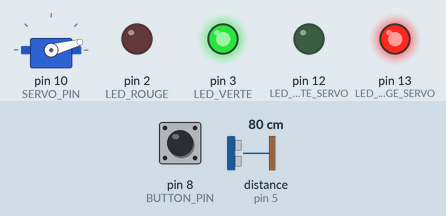
This sketch was run on a simulated Arduino Uno, built with avr-gcc and run on an emulated ATmega328P. On the bench: servo, output pins drawn as LEDs (lit = HIGH). Wiring (inferred from the names in the program): ultrasonic range finder: trigger pin 4; echo pin 5. The inputs (shaded band) are chosen by the test bench; at power-on: pin 8 (BUTTON_PIN) LOW, distance to the obstacle (sensor on pin 5) 80 cm. The echo pulse lasts 58.3 µs per cm; pins used as bus, display or sensor lines are not drawn.

Above: at 1.2 s.
1.3 s: pin 8 (BUTTON_PIN) pulled HIGH for 0.15 s
At 4.1 s:
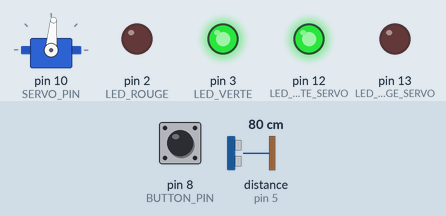
4.3 s: distance to the obstacle (sensor on pin 5) set to 5 cm
5.8 s: distance to the obstacle (sensor on pin 5) set to 2 cm
At 6.2 s:
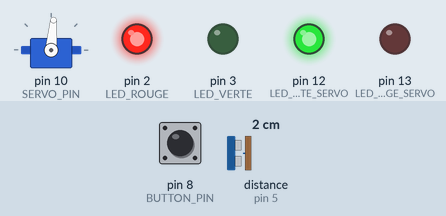
8.8 s: pin 8 (BUTTON_PIN) pulled HIGH for 3.2 s
At 10.6 s:
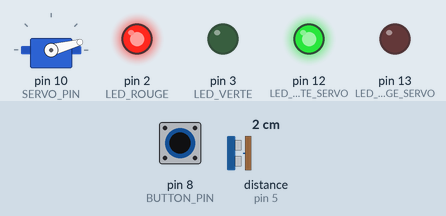
13.5 s: distance to the obstacle (sensor on pin 5) set to 4 cm
At 17.55 s:
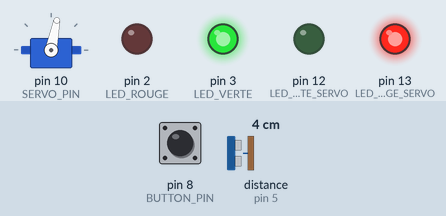
Timing chart, 0 to 20.3 s (numbered marks = the images above; inputs shaded):
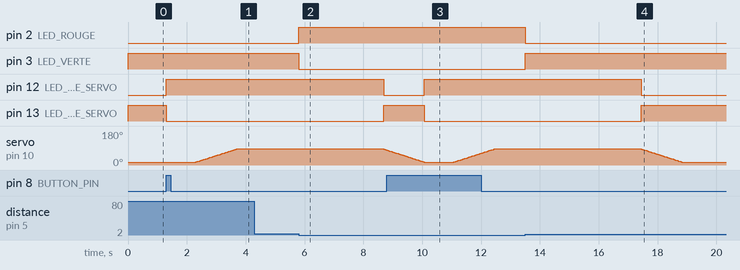

Measured:
- the behaviour switches between 4 and 3 cm on distance to the obstacle (sensor on pin 5) (found by bisection; images 1 and 2)
- after the input at 1.3 s, pin 12 (LED_VERTE_SERVO): LOW → HIGH at once; pin 13 (LED_ROUGE_SERVO): HIGH → LOW at once; servo on pin 10 (SERVO_PIN): moves from 15° to 85° over 1.4 s, starting after 1.0 s
- after the input at 4.3 s, every drawn part: stays the same
- after the input at 5.8 s, pin 2 (LED_ROUGE): LOW → HIGH at once; pin 3 (LED_VERTE): HIGH → LOW at once
- after the input at 8.8 s, pin 12 (LED_VERTE_SERVO): LOW → HIGH after 1.3 s; pin 13 (LED_ROUGE_SERVO): HIGH → LOW after 1.3 s
- after the input at 13.5 s, pin 2 (LED_ROUGE): HIGH → LOW at once; pin 3 (LED_VERTE): LOW → HIGH at once

The sketch:

parking.ino
```cpp
#include <Servo.h>;

// Constantes Capteur
const byte TRIGGER_PIN = 4;
const byte ECHO_PIN = 5;

const byte LED_VERTE = 3;
const byte LED_ROUGE = 2;

const unsigned long MEASURE_INTERVAL = 100;
const byte MIN_DISTANCE = 2;

// Constantes Barrière
Servo barriereEntrance;
const int SERVO_PIN = 10;
const byte MIN_POS_SERVO = 15;

const int BUTTON_PIN = 8;
const int LED_VERTE_SERVO = 12;
const int LED_ROUGE_SERVO = 13;

enum {START, OPENING, CLOSING, WAITING};

const unsigned long STARTING_DELAY = 1000;
const unsigned long MOVEMENT_INTERVAL = 20;
const unsigned long OPEN_INTERVAL = 5000;

void setup() {
  Serial.begin(9600);

  // SETUP Capteur
  pinMode(ECHO_PIN, INPUT);
  pinMode(TRIGGER_PIN, OUTPUT);
  pinMode(LED_VERTE, OUTPUT);
  pinMode(LED_ROUGE, OUTPUT);

  digitalWrite(TRIGGER_PIN, LOW);

  digitalWrite(LED_VERTE, HIGH);
  digitalWrite(LED_ROUGE, LOW);

  // SETUP Barrière
  barriereEntrance.attach(SERVO_PIN);

  pinMode(BUTTON_PIN, INPUT);

  pinMode(LED_VERTE_SERVO, OUTPUT);
  pinMode(LED_ROUGE_SERVO, OUTPUT);

  barriereEntrance.write(MIN_POS_SERVO);
  digitalWrite(LED_ROUGE_SERVO, HIGH);
}

void loop() {
  capteurLoop();
  barriereLoop();
}

void capteurLoop(){
  static unsigned long previousMeasureMillis = 0;

  unsigned long currentMillis = millis();

  if(currentMillis - previousMeasureMillis >= MEASURE_INTERVAL){
    previousMeasureMillis = millis();
    digitalWrite(TRIGGER_PIN, HIGH);
    delayMicroseconds(10);
    digitalWrite(TRIGGER_PIN, LOW);

    long duree = pulseIn(ECHO_PIN, HIGH);
    int distance = duree*340/(2*10000);

    if(distance <= MIN_DISTANCE){
      digitalWrite(LED_VERTE,LOW);
      digitalWrite(LED_ROUGE,HIGH);
    }else{
      digitalWrite(LED_VERTE,HIGH);
      digitalWrite(LED_ROUGE,LOW);
    }
  }
}

void barriereLoop() {
  static unsigned long previousMillisBarriere = 0;
  static unsigned long previousMillisMouvBarriere = 0;
  static byte openingState = WAITING;
  static int pos = MIN_POS_SERVO;

  unsigned long currentMillis = millis();

  switch (openingState) {
    case START:
      digitalWrite(LED_VERTE_SERVO, HIGH);
      digitalWrite(LED_ROUGE_SERVO, LOW);

      previousMillisBarriere = millis();
      openingState = OPENING;
      break;
    case OPENING:
      if (currentMillis - previousMillisBarriere >= STARTING_DELAY) {
        if (pos < 70 + MIN_POS_SERVO && currentMillis - previousMillisMouvBarriere >= MOVEMENT_INTERVAL) {
          pos += 1;
          barriereEntrance.write(pos);
          previousMillisMouvBarriere = millis();
        } else if (pos == 70 + MIN_POS_SERVO) {
          previousMillisBarriere = millis();
          openingState = CLOSING;
        }
      }
      break;
    case CLOSING:
      if (currentMillis - previousMillisBarriere >= OPEN_INTERVAL) {
        if (pos == 70 + MIN_POS_SERVO) {
          digitalWrite(LED_VERTE_SERVO, LOW);
          digitalWrite(LED_ROUGE_SERVO, HIGH);
        }
        if (pos > MIN_POS_SERVO && currentMillis - previousMillisMouvBarriere >= MOVEMENT_INTERVAL) {
          pos -= 1;
          barriereEntrance.write(pos);
          previousMillisMouvBarriere = millis();
        } else if (pos == MIN_POS_SERVO) {
          previousMillisBarriere = millis();
          openingState = WAITING;
        }
      }
      break;
    case WAITING:
      if (digitalRead(BUTTON_PIN)) {
        openingState = START;
      }
      break;
  }
}
```
